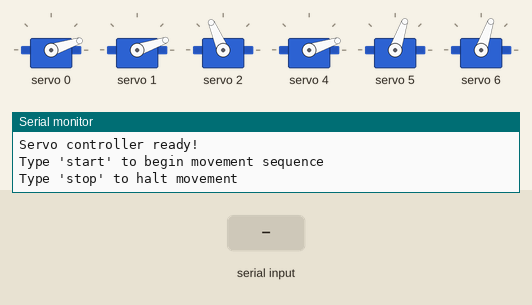
Bench run of a sketch on a simulated Arduino Uno, built with avr-gcc and run on an emulated ATmega328P. Shown: 6 × servo, the last lines printed to the serial monitor. The test bench sets the inputs (shaded band).

Above: at 2.2 s.
2.3 s: "start\n" received over Serial
At 3.94 s:
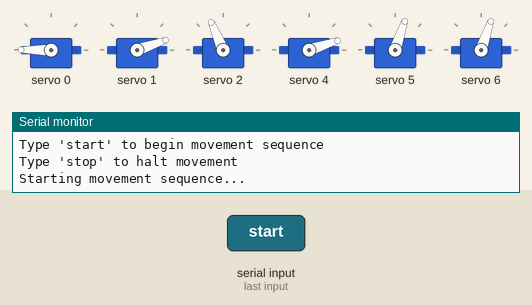
11.3 s: "stop\n" received over Serial
At 12.4 s:
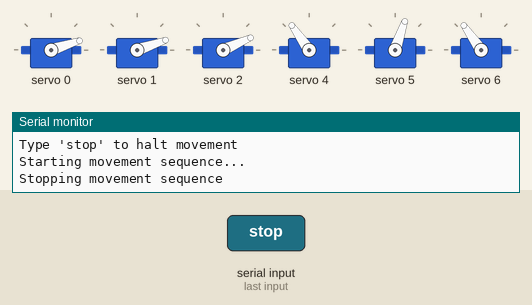
13.0 s: "start\n" received over Serial
At 14.96 s:
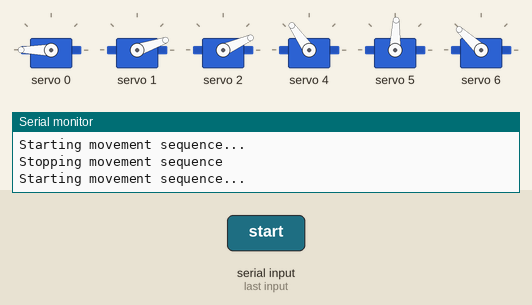
Timing chart, 0 to 25.0 s (numbered marks = the images above; inputs shaded):
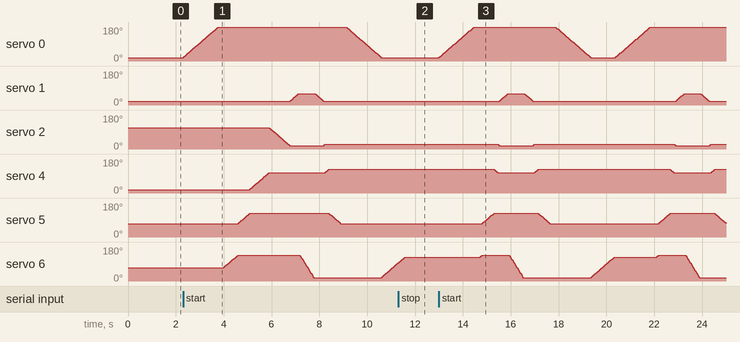

Measured:
- after the input at 2.3 s, servo 0: rises from 18° to 180° in 1.5 s, then falls to 18° in 6.8 s; servo 1: rises from 19° to 59° in 0.35 s, then falls to 19° in 1.1 s; servo 4: moves from 18° to 125° over 3.3 s, starting after 2.8 s; servo 5: rises from 71° to 125° in 0.49 s, then falls to 71° in 3.8 s
- after the input at 11.3 s, servo 0: stays 18° (without the input it goes to 19° after 0.32 s)

The sketch:

kinematics_final.ino
```cpp
#include <Wire.h>
#include <Adafruit_PWMServoDriver.h>


#define NUM_SERVOS 6
#define SERVO_MIN 150
#define SERVO_MAX 600


Adafruit_PWMServoDriver pwm = Adafruit_PWMServoDriver();


// Servo channel order: 0, 1, 2, 4, 5, 6
const int servoChannels[NUM_SERVOS] = {0, 1, 2, 4, 5, 6};


// Current positions for all servos
int currentPos[NUM_SERVOS] = {0, 1, 80, 0, 45, 45};


// Control flag for movement
bool isRunning = false;


// Target positions for different movements
const int movement1[NUM_SERVOS] = {158, 35, 0, 75, 90, 100};
const int movement2[NUM_SERVOS] = {158, 35, 0, 75, 90, 0};
const int movement3[NUM_SERVOS] = {0, 1, 5, 90, 45, 90};


// Movement sequences (indices into servoChannels array)
const int sequence1[] = {0, 5, 4, 3, 2, 1}; // Channels: 0, 6, 5, 4, 2, 1
const int sequence2[] = {0, 1, 2, 3, 4, 5}; // All at once (doesn't matter)
const int sequence3[] = {1, 2, 3, 4, 0, 5}; // Channels: 1, 2, 4, 5, 0, 6


void setup() {
 Serial.begin(115200);
 pwm.begin();
 pwm.setPWMFreq(50);
 delay(10);
  // Move to initial position
 writeAllServos(currentPos);
 delay(1000);
  Serial.println("Servo controller ready!");
 Serial.println("Type 'start' to begin movement sequence");
 Serial.println("Type 'stop' to halt movement");
}


void loop() {
 // Check for serial commands
 if (Serial.available() > 0) {
   String command = Serial.readStringUntil('\n');
   command.trim();
   command.toLowerCase();

   if (command == "start") {
     isRunning = true;
     Serial.println("Starting movement sequence...");
   } else if (command == "stop") {
     isRunning = false;
     Serial.println("Stopping movement sequence");
   }
 }
  // Only run movement sequence if enabled
 if (isRunning) {
   moveSequentialTo(movement1, sequence1, NUM_SERVOS);
   if (!isRunning) return; // Check if stopped during movement
   delay(50);

   moveSmoothTo(movement2);
   if (!isRunning) return;
   delay(50);

   moveSequentialTo(movement3, sequence3, NUM_SERVOS);
   if (!isRunning) return;
   delay(50);
 }
}


// Move servos in a specific sequence
void moveSequentialTo(const int target[], const int sequence[], int seqLength) {
 for (int s = 0; s < seqLength; s++) {
   if (!isRunning) return; // Stop immediately if commanded

   int servoIndex = sequence[s];

   // Move this servo to target position
   while (currentPos[servoIndex] != target[servoIndex]) {
     if (!isRunning) return; // Check during movement

     if (currentPos[servoIndex] < target[servoIndex]) {
       currentPos[servoIndex]++;
     } else {
       currentPos[servoIndex]--;
     }
     writeServo(servoIndex, currentPos[servoIndex]);
     delay(10);
   }
 }
}


// Smooth movement of all servos simultaneously to a target array
void moveSmoothTo(const int target[]) {
 bool moving = true;
  while (moving) {
   if (!isRunning) return; // Stop immediately if commanded

   moving = false;

   for (int i = 0; i < NUM_SERVOS; i++) {
     if (currentPos[i] != target[i]) {
       moving = true;

       if (currentPos[i] < target[i]) {
         currentPos[i]++;
       } else {
         currentPos[i]--;
       }

       writeServo(i, currentPos[i]);
     }
   }
   delay(5);
 }
}


// Write all servos at once
void writeAllServos(const int pos[]) {
 for (int i = 0; i < NUM_SERVOS; i++) {
   writeServo(i, pos[i]);
 }
}


// Write a single servo
void writeServo(int index, int angle) {
 int pulse = map(angle, 0, 180, SERVO_MIN, SERVO_MAX);
 pwm.setPWM(servoChannels[index], 0, pulse);
}
```
